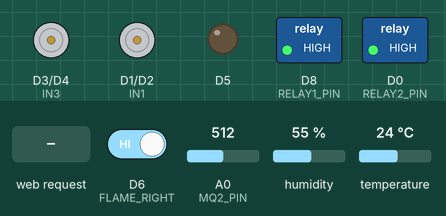
The sketch below on a simulated ESP8266 (NodeMCU). Parts: motor-driver pin pairs drawn as motors (green arrow = first pin HIGH = forward, orange = second pin HIGH = backward, longer = more drive), switched loads named in the sketch (green lamp = pin HIGH), output pins drawn as LEDs (lit = HIGH). Inputs (shaded band) come from the test bench; at power-on: D6 (FLAME_RIGHT) HIGH, A0 (MQ2_PIN) = 512, humidity 55 %, temperature 24 °C. What the sketch prints to the serial monitor is not drawn.

Above: at 1.2 s.
1.3 s: D6 (FLAME_RIGHT) driven LOW
At 2.2 s:
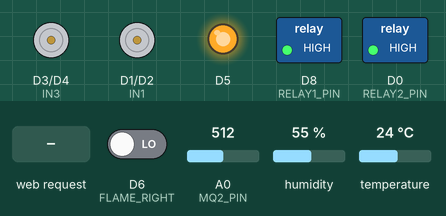
2.8 s: HTTP request GET /relay1On received
At 4.0 s:
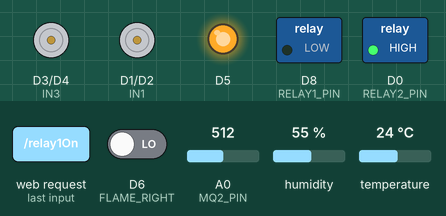
4.3 s: HTTP request GET /relay2On received
At 5.4 s:
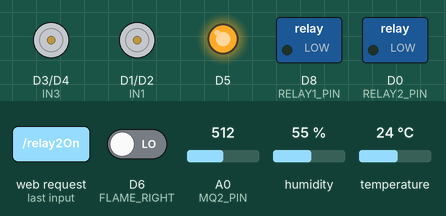
5.8 s: HTTP request GET /relay1Off received
At 6.6 s:
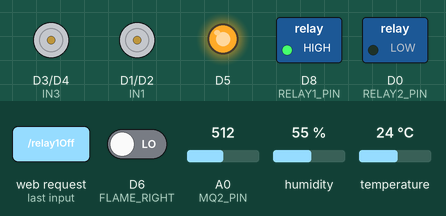
7.3 s: D6 (FLAME_RIGHT) driven HIGH
At 8.0 s:
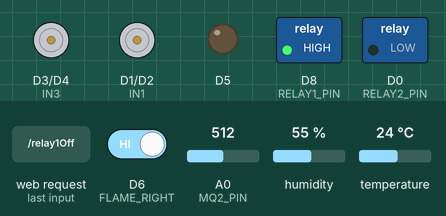
8.8 s: HTTP request GET /forward received
At 9.8 s:
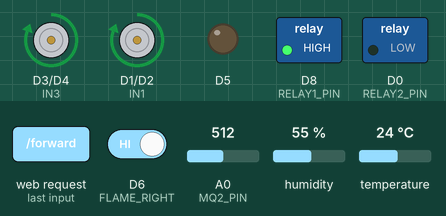
Timing chart, 0 to 11.3 s (numbered marks = the images above; inputs shaded):
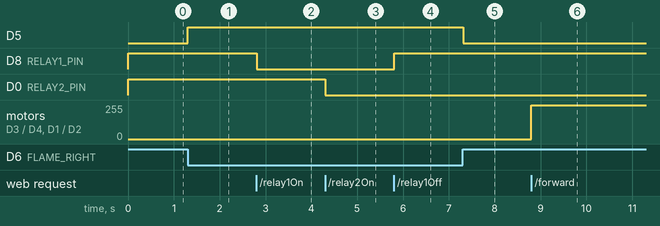

The sketch:

IoT-Enabled_Fire_Fighting_Robot.ino
```cpp
#include <ESP8266WiFi.h>
#include <ESP8266WebServer.h>
#include "DHT.h"

// ---------------- Pin Definitions ----------------
#define IN1 D1
#define IN2 D2
#define IN3 D3
#define IN4 D4

#define FLAME_LEFT D12
#define FLAME_RIGHT D6
#define MQ2_PIN A0
#define DHTPIN D7
#define DHTTYPE DHT11

#define RELAY1_PIN D8   // First Relay
#define RELAY2_PIN D0   // Second Relay
#define BUZZER_PIN D13

// -------------------------------------------------
DHT dht(DHTPIN, DHTTYPE);
ESP8266WebServer server(80);

String fireStatus = "No Fire Detected 🔒";
int gasValue = 0;
float temperature = 0;
float humidity = 0;
bool relay1State = false;
bool relay2State = false;

// ---------------- Motor Control ----------------
void stopCar() {
  digitalWrite(IN1, LOW); digitalWrite(IN2, LOW);
  digitalWrite(IN3, LOW); digitalWrite(IN4, LOW);
}

void moveForward() {
  digitalWrite(IN1, HIGH); digitalWrite(IN2, LOW);
  digitalWrite(IN3, HIGH); digitalWrite(IN4, LOW);
}

void moveBackward() {
  digitalWrite(IN1, LOW); digitalWrite(IN2, HIGH);
  digitalWrite(IN3, LOW); digitalWrite(IN4, HIGH);
}

void turnLeft() {
  digitalWrite(IN1, HIGH);  digitalWrite(IN2, LOW);
  digitalWrite(IN3, LOW); digitalWrite(IN4, LOW);
}

void turnRight() {
  digitalWrite(IN1, LOW); digitalWrite(IN2, LOW);
  digitalWrite(IN3, HIGH);  digitalWrite(IN4, LOW);
}

// ---------------- Relay Control ----------------
void relay1On() { digitalWrite(RELAY1_PIN, LOW); relay1State = true; }
void relay1Off() { digitalWrite(RELAY1_PIN, HIGH); relay1State = false; }

void relay2On() { digitalWrite(RELAY2_PIN, LOW); relay2State = true; }
void relay2Off() { digitalWrite(RELAY2_PIN, HIGH); relay2State = false; }

// ---------------- Web Page ----------------
String HTMLPage() {
  String page = R"rawliteral(
<!DOCTYPE html>
<html lang='en'>
<head>
<meta charset='UTF-8'>
<meta name='viewport' content='width=device-width, initial-scale=1.0'>
<title>Fire Boss</title>
<style>
  body {font-family: 'Poppins', sans-serif; background:#0f172a; color:white; text-align:center; margin:0; padding:0;}
  h1 {margin:15px 0; color:#38bdf8;}
  .card {
    background:#1e293b; margin:15px auto; padding:20px; border-radius:20px;
    width:85%; max-width:450px; box-shadow:0 4px 10px rgba(0,0,0,0.4);
  }
  button {
    background:#22c55e; color:white; border:none; border-radius:12px;
    padding:12px 25px; font-size:18px; cursor:pointer; margin:6px; transition:0.25s;
  }
  button:hover {transform:scale(1.05);}
  .danger {background:#ef4444;}
  .move {width:100px; height:50px; font-size:16px;}
  hr {border:0; height:1px; background:#334155; margin:20px 0;}
  .sensor {font-size:18px; margin:6px 0;}
</style>
</head>
<body>
  <h1>🔥 Fire Boss Dashboard</h1>

  <div class='card'>
    <h2>🔥 Fire Sensor</h2>
    <p class='sensor' id='fire'>)rawliteral" + fireStatus + R"rawliteral(</p>
    <hr>
    <h2>💨 MQ-2 Gas Sensor</h2>
    <p class='sensor'>Gas Value: )rawliteral" + String(gasValue) + R"rawliteral(</p>
    <hr>
    <h2>🌡 DHT11 Sensor</h2>
    <p class='sensor'>Temp: )rawliteral" + String(temperature, 1) + R"rawliteral( °C</p>
    <p class='sensor'>Humidity: )rawliteral" + String(humidity, 1) + R"rawliteral( %</p>
  </div>

  <div class='card'>
    <h2>⚙ Relay 1 Control</h2>
    <p>Status: <b>)rawliteral" + (relay1State ? "ON ✅" : "OFF ❌") + R"rawliteral(</b></p>
)rawliteral";

  if (relay1State)
    page += "<a href=\"/relay1Off\"><button class='danger'>Turn OFF</button></a>";
  else
    page += "<a href=\"/relay1On\"><button>Turn ON</button></a>";

  page += R"rawliteral(
    <hr>
    <h2>⚙ Relay 2 Control</h2>
    <p>Status: <b>)rawliteral";
  page += (relay2State ? "ON ✅" : "OFF ❌");
  page += R"rawliteral(</b></p>
)rawliteral";

  if (relay2State)
    page += "<a href=\"/relay2Off\"><button class='danger'>Turn OFF</button></a>";
  else
    page += "<a href=\"/relay2On\"><button>Turn ON</button></a>";

  page += R"rawliteral(
  </div>

  <div class='card'>
    <h2>🎮 Motor Control</h2>
    <div>
      <a href='/forward'><button class='move'>▲</button></a><br>
      <a href='/left'><button class='move'>◀</button></a>
      <a href='/stop'><button class='move danger'>■</button></a>
      <a href='/right'><button class='move'>▶</button></a><br>
      <a href='/backward'><button class='move'>▼</button></a>
    </div>
  </div>

  <p style='color:#94a3b8;'>WiFi AP: <b>Car_AP</b> | Password: <b>12345678</b></p>
</body></html>
)rawliteral";

  return page;
}

// ---------------- Setup ----------------
void setup() {
  Serial.begin(115200);

  pinMode(IN1, OUTPUT); pinMode(IN2, OUTPUT);
  pinMode(IN3, OUTPUT); pinMode(IN4, OUTPUT);
  stopCar();

  pinMode(FLAME_LEFT, INPUT);
  pinMode(FLAME_RIGHT, INPUT);
  pinMode(MQ2_PIN, INPUT);

  pinMode(RELAY1_PIN, OUTPUT);
  pinMode(RELAY2_PIN, OUTPUT);
  pinMode(BUZZER_PIN, OUTPUT);
  digitalWrite(BUZZER_PIN, LOW); // buzzer off initially

  relay1Off();
  relay2Off();

  dht.begin();

  WiFi.softAP("Car_AP", "12345678");
  Serial.println("Access Point Started");
  Serial.print("IP: "); Serial.println(WiFi.softAPIP());

  server.on("/", []() { server.send(200, "text/html", HTMLPage()); });

  // Motor routes
  server.on("/forward", []() { moveForward(); server.send(200, "text/html", HTMLPage()); });
  server.on("/backward", []() { moveBackward(); server.send(200, "text/html", HTMLPage()); });
  server.on("/left", []() { turnLeft(); server.send(200, "text/html", HTMLPage()); });
  server.on("/right", []() { turnRight(); server.send(200, "text/html", HTMLPage()); });
  server.on("/stop", []() { stopCar(); server.send(200, "text/html", HTMLPage()); });

  // Relay routes
  server.on("/relay1On", []() { relay1On(); server.sendHeader("Location", "/"); server.send(303); });
  server.on("/relay1Off", []() { relay1Off(); server.sendHeader("Location", "/"); server.send(303); });
  server.on("/relay2On", []() { relay2On(); server.sendHeader("Location", "/"); server.send(303); });
  server.on("/relay2Off", []() { relay2Off(); server.sendHeader("Location", "/"); server.send(303); });

  server.begin();
  Serial.println("Web Server Started");
}

// ---------------- Loop ----------------
void loop() {
  int leftFlame = digitalRead(FLAME_LEFT);
  int rightFlame = digitalRead(FLAME_RIGHT);

  bool fireDetected = (leftFlame == LOW || rightFlame == LOW);

  if (fireDetected) {
    fireStatus = "🔥 Fire Detected! Take Action!";
    digitalWrite(BUZZER_PIN, HIGH);  //
  } else {
    fireStatus = "No Fire Detected 🔒";
    digitalWrite(BUZZER_PIN, LOW);   //
  }

  gasValue = analogRead(MQ2_PIN);
  temperature = dht.readTemperature();
  humidity = dht.readHumidity();

  Serial.printf("Gas: %d | Temp: %.1f°C | Hum: %.1f%% | Fire: %s | R1: %s | R2: %s\n",
                gasValue, temperature, humidity,
                fireStatus.c_str(),
                relay1State ? "ON" : "OFF",
                relay2State ? "ON" : "OFF");

  server.handleClient();
}
```

Measured:
- after the input at 1.3 s, D5: LOW → HIGH at once
- after the input at 2.8 s, D8 (RELAY1_PIN): HIGH → LOW at once
- after the input at 4.3 s, D0 (RELAY2_PIN): HIGH → LOW at once
- after the input at 5.8 s, D8 (RELAY1_PIN): LOW → HIGH at once
- after the input at 7.3 s, D5: HIGH → LOW at once
- after the input at 8.8 s, motor on D3 (IN3) / D4 (IN4), motor on D1 (IN1) / D2 (IN2): stopped → forward 255/255 at once
